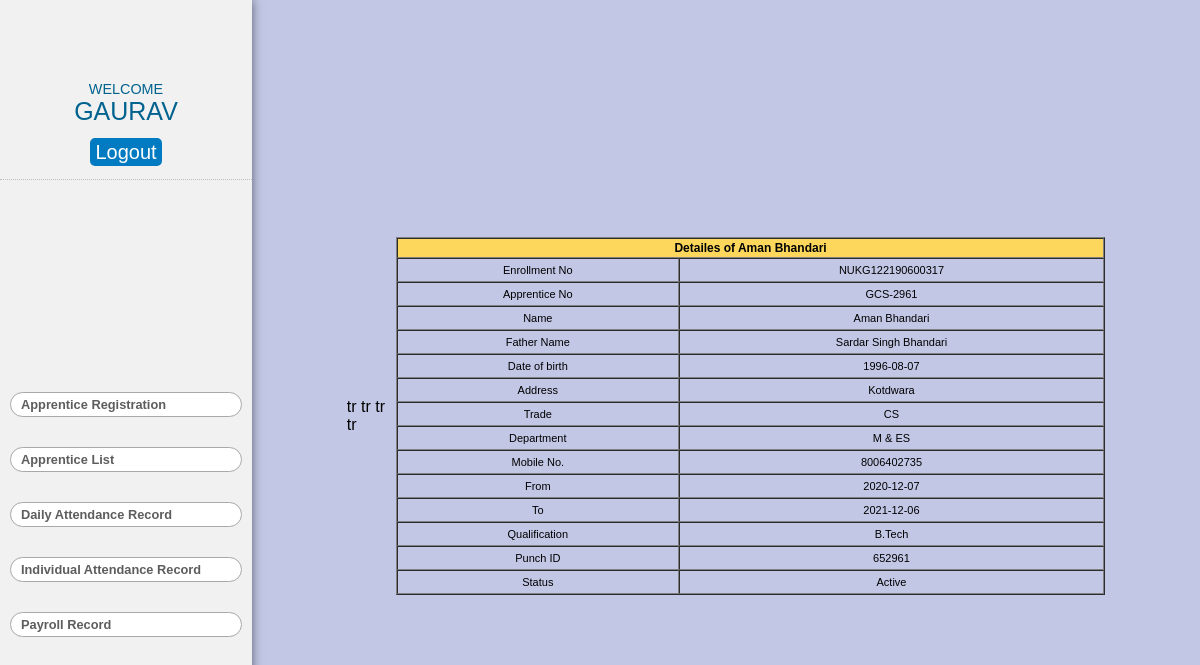
/view-details.php?apprentice_no=GCS-2961 (signed in), run on the app's committed database.
### tables this page shows
CREATE TABLE `apprentice` (
  `sn` int(11) NOT NULL,
  `enrollment_no` varchar(255) NOT NULL,
  `apprentice_no` varchar(255) NOT NULL,
  `name` varchar(255) NOT NULL,
  `father_name` varchar(255) NOT NULL,
  `dob` date NOT NULL,
  `address` varchar(255) NOT NULL,
  `trade` varchar(255) NOT NULL,
  `department` varchar(255) NOT NULL,
  `mobile` varchar(255) NOT NULL,
  `from` date NOT NULL,
  `to` date NOT NULL,
  `qualification` varchar(100) NOT NULL,
  `punch_id` varchar(100) NOT NULL,
  `status` varchar(255) NOT NULL DEFAULT 'Active'
);

### view-details.php (the view, shortened to what this page needs)
<!DOCTYPE html>
<html lang="en">
<head>
    <link rel="stylesheet" href="styles.css">
</head>
<body>
    <section class="content">
        <div class="main">
            <?php include_once "side-1.php"; ?>
            <div class="side-2" style="overflow-y:scroll">
                <div class="app-reg ">
                    <div class="input-table">
                        <?php include "db.php";
                        $apprentice_no = $_GET['apprentice_no'];
                        $sql = "SELECT * from apprentice WHERE apprentice_no = '$apprentice_no'";
                        $result = mysqli_query($conn, $sql) or die("Query failed");
                        if (mysqli_num_rows($result) > 0) {
                            while ($row = mysqli_fetch_assoc($result)) {
                        ?>
                                <table width="100%" border="1" cellpadding="1" cellspacing="0" style="text-align:center; ">
                                    <thead>
                                        <tr>
                                            <th colspan="2">Detailes of <?php echo $row['name']; ?> </th>
                                        </tr>
                                    </thead>
                                    <tbody>
                                        <tr>
                                            <td>Enrollment No</td>
                                            <td><?php echo $row['enrollment_no']; ?></td>
                                        </tr>
                                        <tr>
                                            <td>Apprentice No</td>
                                            <td><?php echo $row['apprentice_no']; ?></td>
                                        </tr>
                                        <tr>
                                            <td>Name</td>tr
                                            <td><?php echo $row['name']; ?></td>
                                        </tr>
                                        <tr>
                                            <td>Father Name</td>tr
                                            <td><?php echo $row['father_name']; ?></td>
                                        </tr>
                                        <tr>
                                            <td>Date of birth</td>tr
                                            <td><?php echo $row['dob']; ?></td>
                                        </tr>
                                        <tr>
                                            <td>Address</td>tr
                                            <td><?php echo $row['address']; ?></td>
                                        </tr>
                                        <td>Trade</td>
                                        <td><?php echo $row['trade']; ?></td>
                                        <tr>
                                            <td>Department</td>
                                            <td><?php echo $row['department']; ?></td>
                                        </tr>
                                        <tr>
                                            <td>Mobile No.</td>
                                            <td><?php echo $row['mobile']; ?></td>
                                        </tr>
                                        <tr>
                                            <td>From</td>
                                            <td><?php echo $row['from']; ?></td>
                                        </tr>
                                        <tr>
                                            <td>To</td>
                                            <td><?php echo $row['to']; ?></td>
                                        </tr>
                                        <tr>
                                            <td>Qualification</td>
                                            <td><?php echo $row['qualification']; ?></td>
                                        </tr>
                                        <tr>
                                            <td>Punch ID </td>
                                            <td><?php echo $row['punch_id']; ?></td>
                                        </tr>
                                        <tr>
                                            <td>Status </td>
                                            <td><?php echo $row['status']; ?></td>
                                        </tr>
                                    </tbody>
                                </table>
                        <?php
                            }
                        }
                        ?>
                    </div>
                </div>
            </div>
        </div>
    </section>
</body>
</html>

### styles.css (style rules this page uses)
* { box-sizing: border-box; margin: 0; padding: 0; scroll-behavior: smooth; font-family: "Poppins", sans-serif; }
body { width: 100vw; height: 100vh; }
section { height: 100vh; max-width: 100%; padding: 20px; }
.content { padding: 0; }
.main { height: 100%; display: flex; width: 100vw; }
.side-2 { width: 79%; height: 100vh; overflow-y: scroll; background-color: rgba(129, 140, 202, 0.484); }
.app-reg { padding-top: 30px; width: 100%; height: 100%; display: flex; flex-direction: column; justify-content: center; align-items: center; }
.input-table { height: 80%; margin: auto; width: 80%; display: flex; justify-content: center; align-items: center; }
thead { background-color: rgb(252, 215, 92); font-size: 12px; }
th { padding: 2px; }
tr { height: 20px; }
td { font-size: 11px; padding: 5px 5px; }

### data on the page
apprentice: name "Aman Bhandari", enrollment_no "NUKG122190600317", apprentice_no "GCS-2961", father_name "Sardar Singh Bhandari", dob "1996-08-07", address "Kotdwara", trade "CS", department "M & ES", mobile "8006402735", from "2020-12-07", to "2021-12-06", qualification "B.Tech", punch "652961", status "Active"

### other printed values
$_SESSION['username'] "GAURAV"
